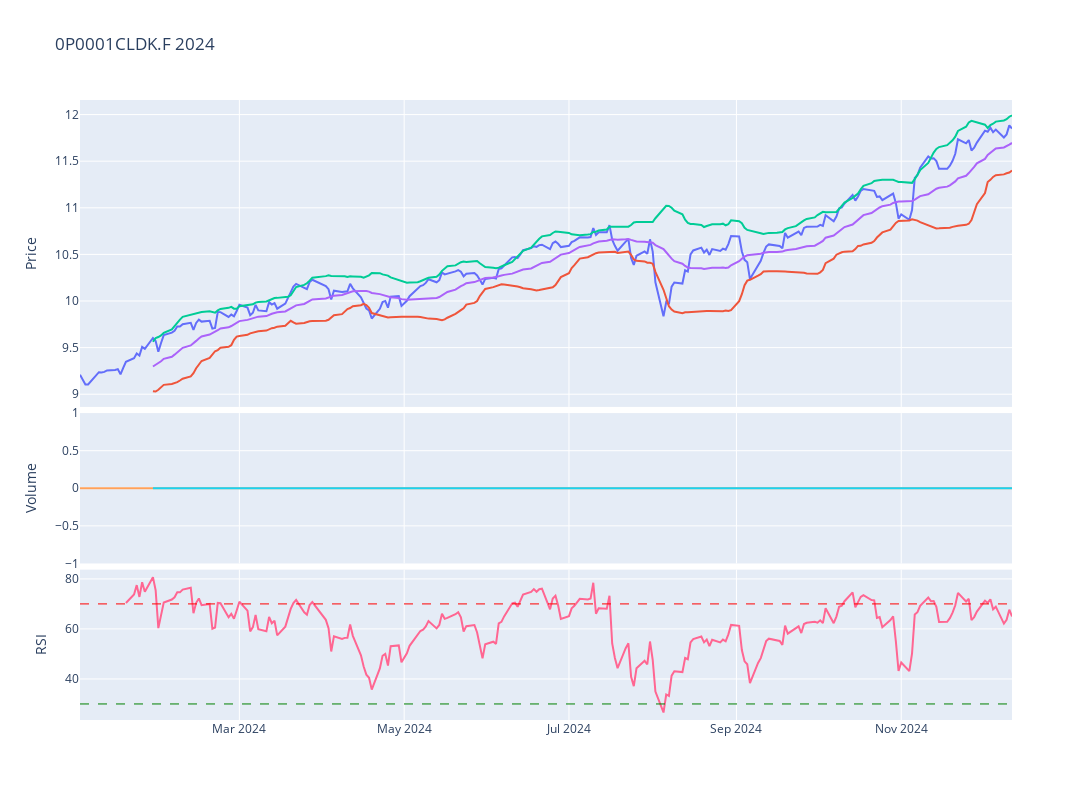

This figure's notebook cell:
### Code cell
# Plot the adjusted close price
fig = make_subplots(rows=4, cols=1,shared_xaxes=True,vertical_spacing=0.01,specs=[[{'rowspan':2,'colspan':1}],[None],[{'rowspan':1,'colspan':1}],[{'rowspan':1,'colspan':1}]])

# Graph (1,1)
fig.add_trace(go.Scatter(x=stock_ticker['Adj Close'].loc[year].index,y=stock_ticker['Adj Close'].loc[year],mode="lines",name=f'{ticker}'),row=1,col=1)
fig.add_trace(go.Scatter(x=stock_ticker['BB_Lower'].loc[year].index,y=stock_ticker['BB_Lower'].loc[year],mode="lines",name='BB_Lower'),row=1,col=1)
fig.add_trace(go.Scatter(x=stock_ticker['BB_Upper'].loc[year].index,y=stock_ticker['BB_Upper'].loc[year],mode="lines",name='BB_Upper'),row=1,col=1)
fig.add_trace(go.Scatter(x=stock_ticker['MMA20'].loc[year].index,y=stock_ticker['MMA20'].loc[year],mode="lines",name='MMA20'),row=1,col=1)
# Update xaxis properties
fig.update_yaxes(title_text="Price", row=1, col=1)

# Graph (3,1)
fig.add_trace(go.Scatter(x=stock_ticker['Volume'].loc[year].index,y=stock_ticker['Volume'].loc[year],mode="lines",name='Volume'),row=3, col=1)
fig.add_trace(go.Scatter(x=stock_ticker['Volume'].loc[year].index,y=stock_ticker['Volume'].loc[year].rolling(20).mean(),mode="lines",name='MMA20'),row=3,col=1)
fig.update_yaxes(title_text="Volume", row=3, col=1)

# Graph (4,1)
fig.add_trace(go.Scatter(x=stock_ticker['RSI'].loc[year].index,y=stock_ticker['RSI'].loc[year],mode="lines",name='RSI'),row=4, col=1)
fig.add_hline(y=30, line_width=1, line_dash="dash", line_color="green",row=4,col=1)
fig.add_hline(y=70, line_width=1, line_dash="dash", line_color="red",row=4,col=1)
fig.update_yaxes(title_text="RSI", row=4, col=1)

fig.update_layout(height=800, width=1300,showlegend=False,title=f"{ticker} {year}")

fig.show()

### Figure 1 — Plotly figure (JSON) as saved in the notebook; plotly's stock layout.template omitted (floating-point values rounded to 4 significant figures; data arrays with more than 128 entries replaced by an {"elided": "..."} marker saying what was removed)
{"data": [{"mode": "lines", "name": "0P0001CLDK.F", "type": "scatter", "x": {"elided": "245 str values"}, "xaxis": "x", "y": {"elided": "245 float values"}, "yaxis": "y"}, {"mode": "lines", "name": "BB_Lower", "type": "scatter", "x": {"elided": "245 str values"}, "xaxis": "x", "y": {"elided": "245 float values"}, "yaxis": "y"}, {"mode": "lines", "name": "BB_Upper", "type": "scatter", "x": {"elided": "245 str values"}, "xaxis": "x", "y": {"elided": "245 float values"}, "yaxis": "y"}, {"mode": "lines", "name": "MMA20", "type": "scatter", "x": {"elided": "245 str values"}, "xaxis": "x", "y": {"elided": "245 float values"}, "yaxis": "y"}, {"mode": "lines", "name": "Volume", "type": "scatter", "x": {"elided": "245 str values"}, "xaxis": "x2", "y": {"elided": "245 int values"}, "yaxis": "y2"}, {"mode": "lines", "name": "MMA20", "type": "scatter", "x": {"elided": "245 str values"}, "xaxis": "x2", "y": {"elided": "245 int values"}, "yaxis": "y2"}, {"mode": "lines", "name": "RSI", "type": "scatter", "x": {"elided": "245 str values"}, "xaxis": "x3", "y": {"elided": "245 float values"}, "yaxis": "y3"}], "layout": {"height": 800, "shapes": [{"line": {"color": "green", "dash": "dash", "width": 1}, "type": "line", "x0": 0, "x1": 1, "xref": "x3 domain", "y0": 30, "y1": 30, "yref": "y3"}, {"line": {"color": "red", "dash": "dash", "width": 1}, "type": "line", "x0": 0, "x1": 1, "xref": "x3 domain", "y0": 70, "y1": 70, "yref": "y3"}], "showlegend": false, "title": {"text": "0P0001CLDK.F 2024"}, "width": 1300, "xaxis": {"anchor": "y", "domain": [0, 1], "matches": "x3", "showticklabels": false}, "xaxis2": {"anchor": "y2", "domain": [0, 1], "matches": "x3", "showticklabels": false}, "xaxis3": {"anchor": "y3", "domain": [0, 1]}, "yaxis": {"anchor": "x", "domain": [0.505, 1], "title": {"text": "Price"}}, "yaxis2": {"anchor": "x2", "domain": [0.2525, 0.495], "title": {"text": "Volume"}}, "yaxis3": {"anchor": "x3", "domain": [0, 0.2425], "title": {"text": "RSI"}}}}
